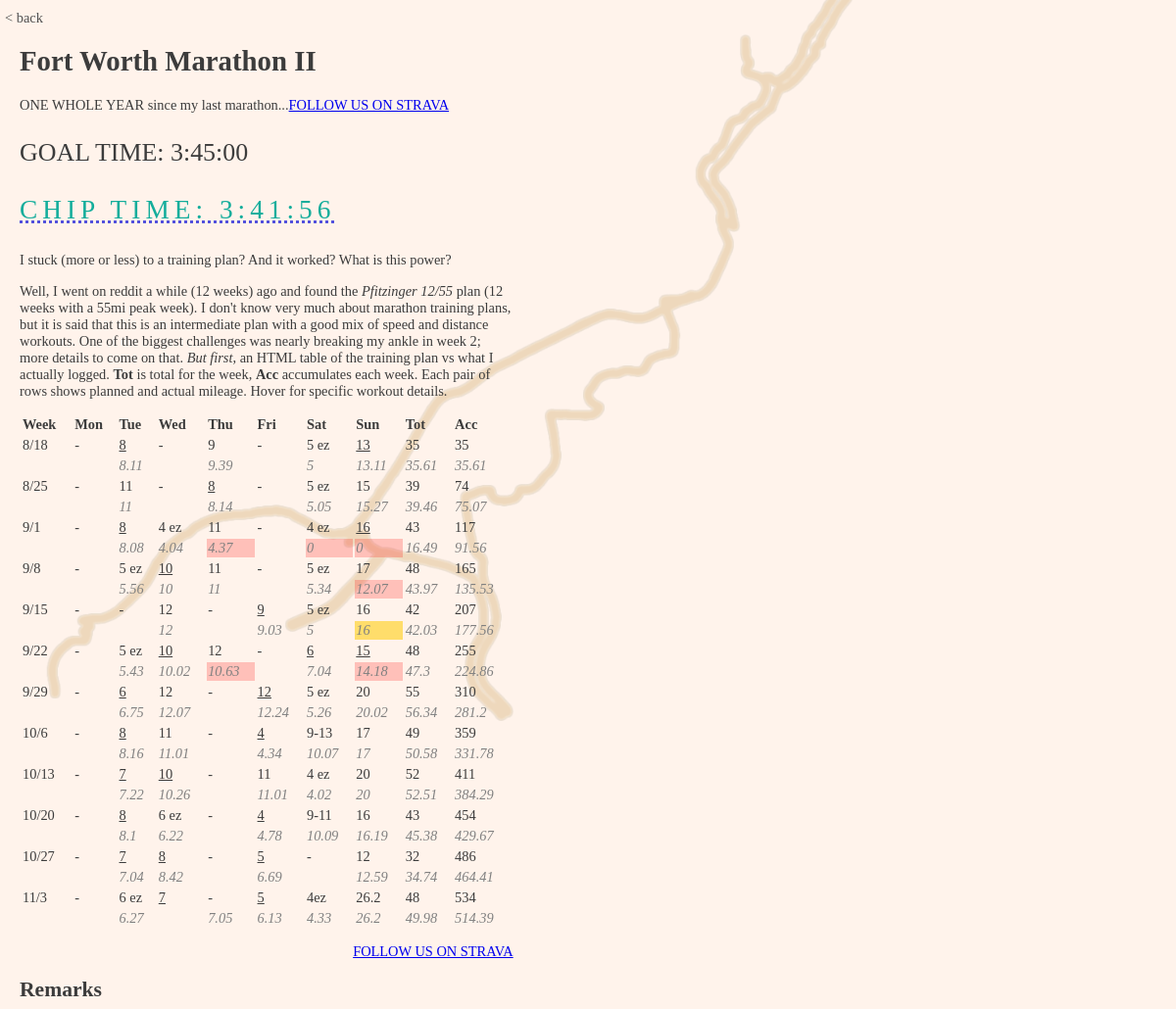
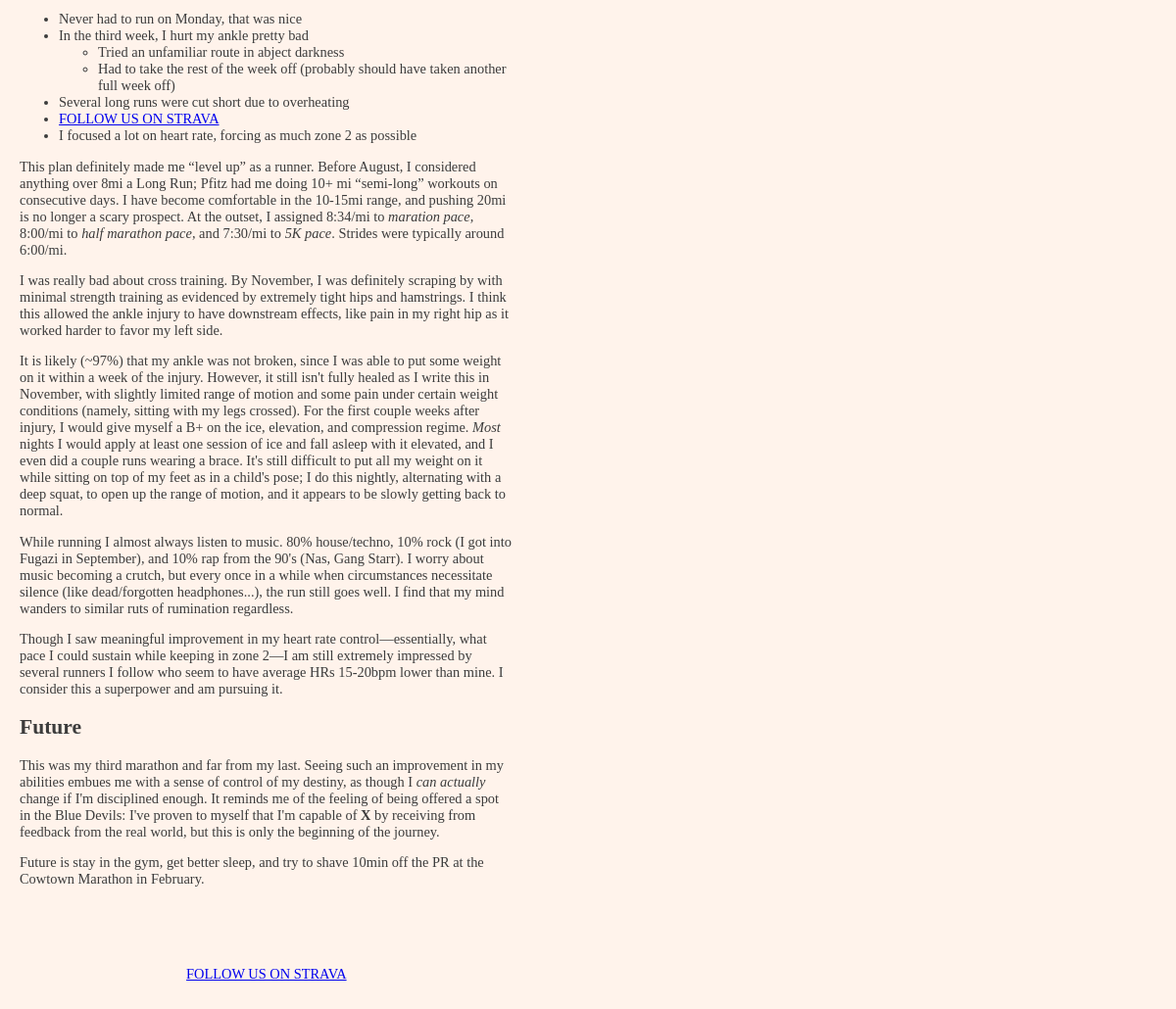
/src/view.php?said=31, run on the app's committed database (2 pictures, top to bottom).
### tables this page shows
CREATE TABLE essay (
            id INTEGER PRIMARY KEY AUTOINCREMENT,   
            title CHAR(50) NOT NULL,   
            date DATE DEFAULT CURRENT_TIMESTAMP,
            content TEXT NOT NULL
        );

### database.php (called while the page is built, shortened)
<?php
function read_essay($pdo, $said) {
    $stmt = $pdo->prepare("SELECT * FROM essay WHERE id=:said;");
    $stmt->bindParam(':said', $said);
    $stmt->execute();
    return $stmt->fetchAll()[0];
}
?>

### src/view.php (the view, shortened to what this page needs)
<?php include "database.php";
if (isset($preview_filename)) {
    $title = $preview_filename;
    $content = file_get_contents($preview_filename);
} else {
    $pdo = new PDO($DB_PATH);
    $pdo->setAttribute(PDO::ATTR_ERRMODE, PDO::ERRMODE_EXCEPTION);
    $said = is_numeric($_GET["said"]) ? (int) $_GET["said"] : 0;
    $res = read_essay($pdo, $said);
    $content = $res[3];
}
?>
<!DOCTYPE html>
<html lang="en">
    <head>
        <link rel="stylesheet" href="../static/common.css" type="text/css">
        <link rel="stylesheet" href="../static/view.css" type="text/css">
    </head>
    <main>
        <a id='back' href='/home.php' target='_self'>&lt; back</a>
        <?php echo $content; ?>
    </main>
</html>

### static/common.css (style rules this page uses)
html { box-sizing: border-box; font-family: "Verdana"; font-size: 0.9em; color: #3c3c3c; background-color: #fff3eb; quotes: "\201C" "\201D"; }
main { margin: 10px 20px; }
qo::before { content: open-quote; }
qo::after { content: close-quote; }

### static/view.css (style rules this page uses)
img { max-width: 100%; }
main { max-width: 70ch; margin: 10px 20px; }

### src/view.php (style rules this page uses)
a#back { margin-top: 3px; margin-left: -15px; color: #515151; text-decoration: none; }
img { display: block; width: 80%; margin: 20px auto; }

### data on the page
essay: content "Fort Worth Marathon II ONE WHOLE YEAR since my last marathon... FOLLOW US ON STRAVA GOAL TIME: 3:45:00 CHIP TIME: 3:41:56 I stuck (more or less) to a training plan? And it worked? What is this power? Well, I went on reddit a while (12 weeks) ago and found the Pfitzinger 12/55 plan (12 weeks with a 55mi peak week). I don't know very much about marathon training plans, but it is said that this is an intermediate plan with a good mix of speed and distance workouts. One of the biggest challenges was nearly breaking my ankle in week 2; more details to come on that. But first , an HTML table of the training plan vs what I actually logged. Tot is total for the week, Acc accumulates each week. Each…", content (picture)
